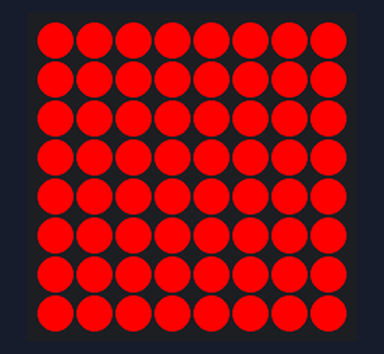
Recording of a program running on a simulated Raspberry Pi (BCM pin numbers). Shown: 8×8 RGB LED matrix. At 1.0 s the program stops and its outputs stay as they are.

Above: at 0.1 s.

The program:

ht16kk33_bicolor_pulse.py
```python
#!/usr/bin/env python3
# Import all pins
import time
import board
import busio
from adafruit_ht16k33 import matrix

# Create the I2C interface
i2c = busio.I2C(board.SCL, board.SDA)

# Create the LED bargraph class.
bicolor = matrix.Matrix8x8x2(i2c, address=0x77)

# color mapping shortcut
OFF = 0
GREEN = 1
RED = 2
YELLOW = 3

# Edges of an 8x8 matrix
col_max = 8
row_max = 8

# Turn all pixels off
bicolor.fill(OFF)
col = 0
row = 0

# Fill the entrire bicolor, with each color
bicolor.fill(GREEN)
time.sleep(0.1)
bicolor.brightness = 0.9

time.sleep(0.1)
bicolor.brightness = 0.8

time.sleep(0.1)
bicolor.brightness = 0.7

time.sleep(0.1)
bicolor.brightness = 0.6

time.sleep(0.1)
bicolor.brightness = 0.5

time.sleep(0.1)
bicolor.brightness = 0.4

time.sleep(0.1)
bicolor.brightness = 0.3

time.sleep(0.1)
bicolor.brightness = 0.2

time.sleep(0.1)
bicolor.brightness = 0.1

time.sleep(0.1)
bicolor.brightness = 0.0

bicolor.fill(OFF)
```
